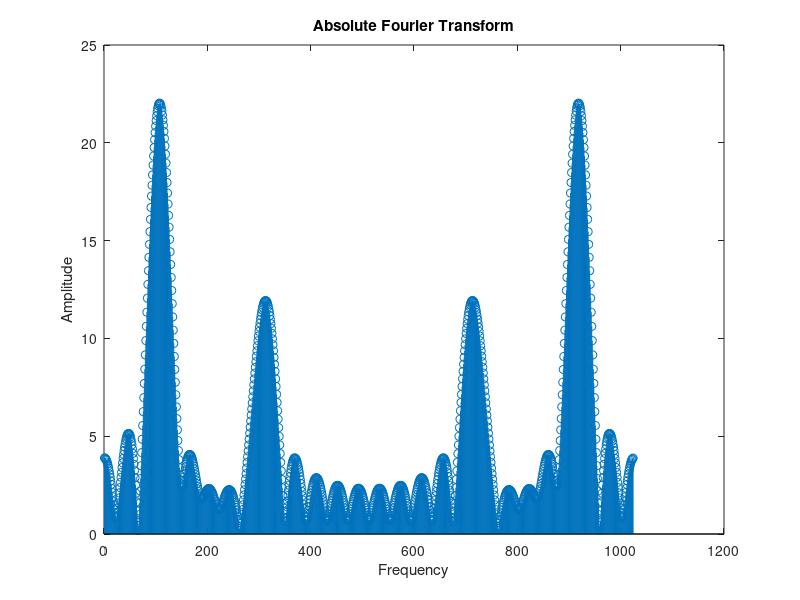

MATLAB code to generate this figure:
n = [1 : 25]
x = cos(0.2*pi*n) + cos(0.22*pi*n) + cos(0.6*pi*n)
%absolute fourier transform and then phase fourier transform 
stem(abs(fft(x,1024))); 
xlabel('Frequency'); 
ylabel('Amplitude'); 
title('Absolute Fourier Transform')
